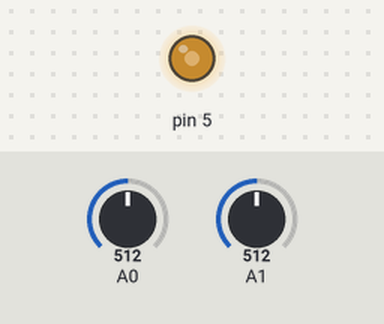
A sketch run on a simulated Arduino Uno, built with avr-gcc and run on an emulated ATmega328P. Shown: output pins drawn as LEDs (lit = HIGH). Inputs (shaded band) come from the test bench; at power-on: A0 = 512, A1 = 512. What the sketch prints to the serial monitor is not drawn.

Above: at 1.2 s.
1.3 s: A0 set to 716
At 2.5 s:
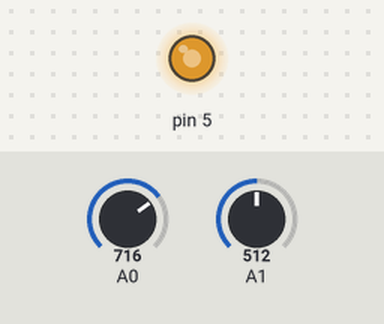
2.8 s: A0 set to 900
At 3.8 s:
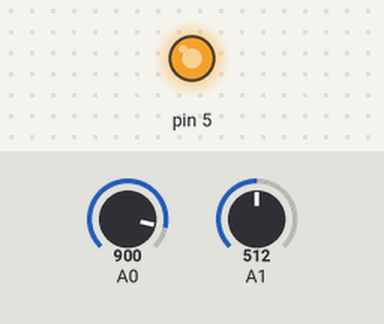
4.3 s: A0 set to 122
At 4.9 s:
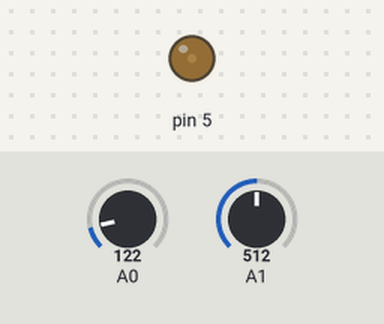
5.8 s: A0 set to 0
At 6.1 s:
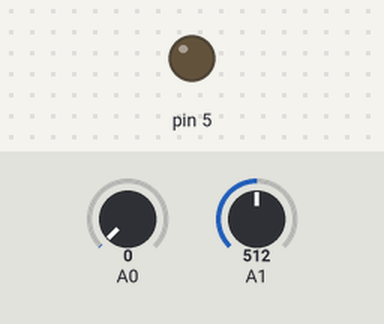
Timing chart, 0 to 8.3 s (numbered marks = the images above; inputs shaded):
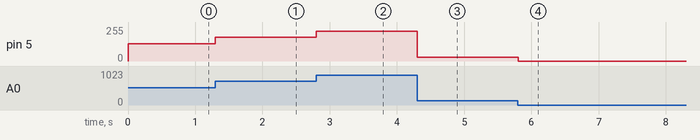

The sketch:

Lab2_Task3.ino
```cpp
#include <EE3580_lab2.h>

int prevRead = -1;

void setup() {
  carrier_62k(128);
  Serial.begin(9600);
  Serial.println(OCR0A);
  Serial.println(OCR0B);
  }
void loop() {
  int thisRead = analogRead(0);
  //ensuring noise in potentiometer is irrelevant
  if(abs(thisRead - prevRead) > 4){
    uint8_t dutyCycle = thisRead/4;
    //dutyCycle varies from 0 to 255, thisRead from 0 to 1023
    carrier_62k(dutyCycle);
    prevRead = thisRead;
  }
  Serial.println(analogRead(1));
  }
```

Measured:
- after the input at 1.3 s, pin 5: 128/255 → 179/255 at once
- after the input at 2.8 s, pin 5: 179/255 → 225/255 at once
- after the input at 4.3 s, pin 5: 225/255 → 30/255 at once
- after the input at 5.8 s, pin 5: 30/255 → 0/255 at once
